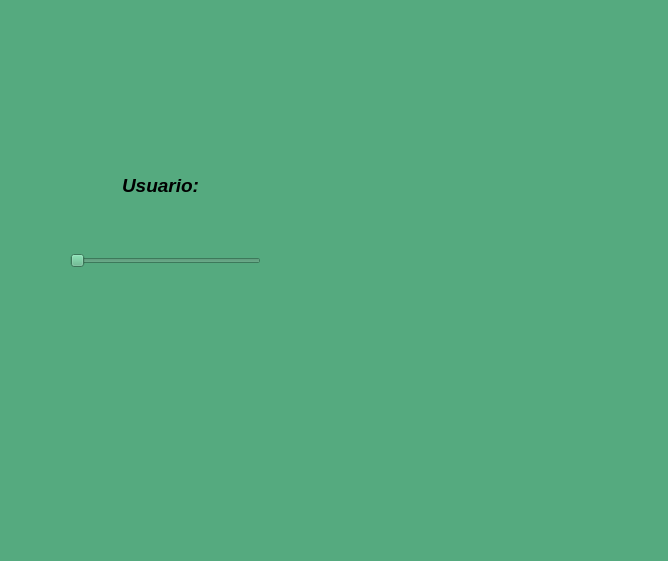
<?xml version="1.0" encoding="UTF-8"?>
<ui version="4.0">
 <class>MainWindow</class>
 <widget class="QMainWindow" name="MainWindow">
  <property name="geometry">
   <rect>
    <x>0</x>
    <y>0</y>
    <width>668</width>
    <height>561</height>
   </rect>
  </property>
  <property name="windowTitle">
   <string>MainWindow</string>
  </property>
  <property name="styleSheet">
   <string notr="true">background-color: rgb(85, 170, 127);</string>
  </property>
  <widget class="QWidget" name="centralwidget">
   <widget class="QLabel" name="label">
    <property name="geometry">
     <rect>
      <x>30</x>
      <y>10</y>
      <width>201</width>
      <height>101</height>
     </rect>
    </property>
    <property name="text">
     <string/>
    </property>
    <property name="pixmap">
     <pixmap resource="../Recursos.qrc">:/Logos/Imagenes/WhatsApp Image 2024-02-15 at 6.57.13 PM.jpeg</pixmap>
    </property>
    <property name="scaledContents">
     <bool>true</bool>
    </property>
   </widget>
   <widget class="QLabel" name="label_2">
    <property name="geometry">
     <rect>
      <x>410</x>
      <y>20</y>
      <width>241</width>
      <height>101</height>
     </rect>
    </property>
    <property name="text">
     <string/>
    </property>
    <property name="pixmap">
     <pixmap resource="../Recursos.qrc">:/Logos/Imagenes/UAT_2018_-_2021_HORIZONTAL.jpg</pixmap>
    </property>
    <property name="scaledContents">
     <bool>true</bool>
    </property>
   </widget>
   <widget class="QLabel" name="label_3">
    <property name="geometry">
     <rect>
      <x>510</x>
      <y>440</y>
      <width>121</width>
      <height>81</height>
     </rect>
    </property>
    <property name="text">
     <string/>
    </property>
    <property name="pixmap">
     <pixmap resource="../Recursos.qrc">:/Logos/Imagenes/WhatsApp Image 2024-02-15 at 9.24.51 PM.jpeg</pixmap>
    </property>
    <property name="scaledContents">
     <bool>true</bool>
    </property>
   </widget>
   <widget class="QLabel" name="img_persona_4">
    <property name="geometry">
     <rect>
      <x>350</x>
      <y>160</y>
      <width>241</width>
      <height>231</height>
     </rect>
    </property>
    <property name="text">
     <string/>
    </property>
    <property name="pixmap">
     <pixmap resource="../Recursos.qrc">:/Logos/Imagenes/images.jpg</pixmap>
    </property>
    <property name="scaledContents">
     <bool>true</bool>
    </property>
   </widget>
   <widget class="QSlider" name="hs_personas">
    <property name="geometry">
     <rect>
      <x>70</x>
      <y>250</y>
      <width>191</width>
      <height>22</height>
     </rect>
    </property>
    <property name="orientation">
     <enum>Qt::Horizontal</enum>
    </property>
   </widget>
   <widget class="QLabel" name="label_5">
    <property name="geometry">
     <rect>
      <x>110</x>
      <y>170</y>
      <width>101</width>
      <height>31</height>
     </rect>
    </property>
    <property name="text">
     <string>&lt;html&gt;&lt;head/&gt;&lt;body&gt;&lt;p align=&quot;center&quot;&gt;&lt;span style=&quot; font-size:14pt; font-weight:600; font-style:italic;&quot;&gt;Usuario:&lt;/span&gt;&lt;/p&gt;&lt;/body&gt;&lt;/html&gt;</string>
    </property>
   </widget>
  </widget>
  <widget class="QMenuBar" name="menubar">
   <property name="geometry">
    <rect>
     <x>0</x>
     <y>0</y>
     <width>668</width>
     <height>21</height>
    </rect>
   </property>
  </widget>
  <widget class="QStatusBar" name="statusbar"/>
 </widget>
 <resources>
  <include location="../Recursos.qrc"/>
 </resources>
 <connections/>
</ui>
